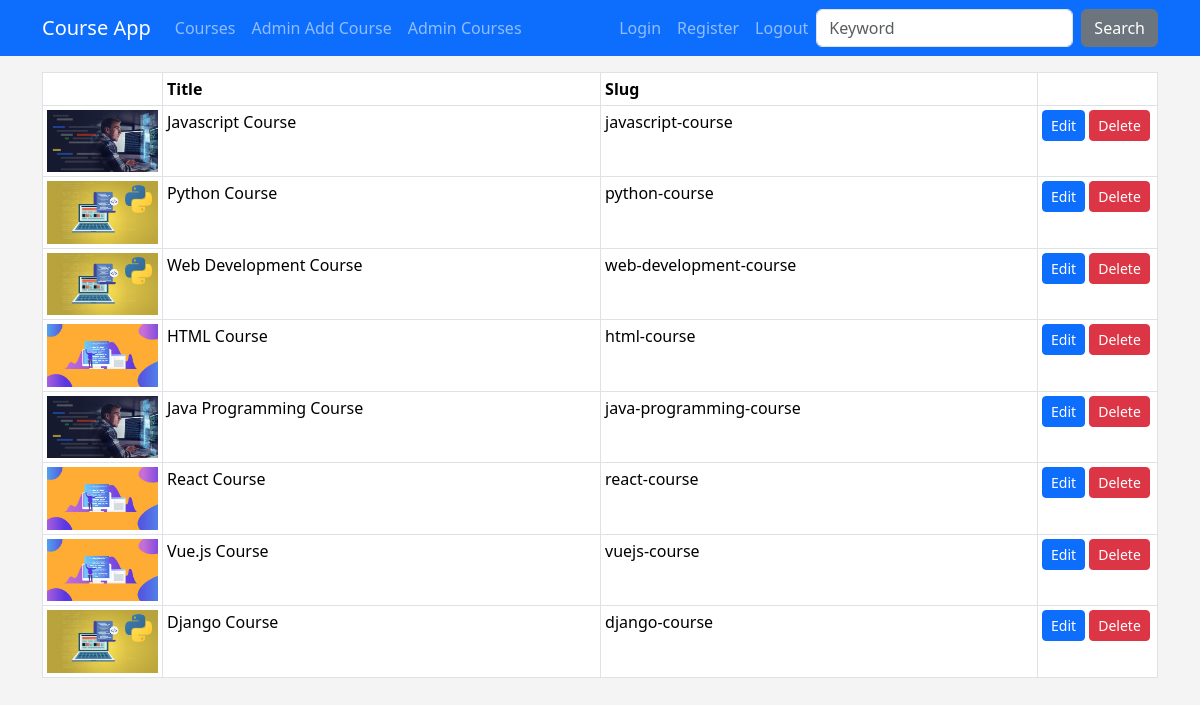
The app's page /courses/course-list with its own data.
### courses/models.py (models this page shows, shortened)
class Course(models.Model):
    title = models.CharField(max_length=50)
    description = models.TextField()
    image = models.ImageField(upload_to="images", default="")
    date = models.DateField(auto_now=True)
    isActive = models.BooleanField(default=False)
    isHome = models.BooleanField(default=False)
    slug = models.SlugField(default="",blank=True, null=False, unique=True, db_index=True)
    categories = models.ManyToManyField(Category)

### courses/views.py (the view)
# urls.py: path('course-list', views.course_list, name="course_list"),
def course_list(request):
    courses = Course.objects.all()
    return render(request, "courses/course-list.html", {'courses': courses,})

### courses/templates/courses/course-list.html (shortened to what this page needs)
{% extends "layout.html" %}
{% load static %}
{% block css_files %}
    <link rel="stylesheet" href="{% static "courses/css/style.css" %}">
{% endblock %}
{% block content %}
    <section>
        <div class="container mt-3">
            <div class="row">
                <div class="col-12">
                    <table class="table table-sm table-bordered">
                        <thead>
                            <tr>
                                <th style="width: 120px;"></th>
                                <th>Title</th>
                                <th>Slug</th>
                                <th style="width: 120px;"></th>
                            </tr>
                        </thead>
                        <tbody>
                            {% for course in courses %}
                                <tr>
                                    <td><img src="{{ course.image.url }}" class="img-fluid"></td>
                                    <td>{{ course.title }}</td>
                                    <td>{{ course.slug }}</td>
                                    <td>
                                        <a href="{% url "course_edit" course.id %}" class="btn btn-primary btn-sm">Edit</a>
                                        <a href="{% url "course_delete" course.id %}" class="btn btn-danger btn-sm">Delete</a>
                                    </td>
                                </tr>
                            {% endfor %}
                        </tbody>
                    </table>
                </div>
            </div>
        </div>
    </section>
{% endblock content %}

### templates/layout.html (shortened to what this page needs)
<!DOCTYPE html>
{% load static %}
<html lang="en">
<head>
    <link href="{% static "css/bootstrap.min.css" %}" rel="stylesheet">
    {% block css_files %}{% endblock css_files %}
</head>
<body>
    {% include "partials/_nav.html" %}
    {% block content %}{% endblock content %}
</body>
</html>

### templates/partials/_nav.html (shortened to what this page needs)
<nav class="navbar navbar-expand-lg bg-primary navbar-dark">
    <div class="container">
        <a href="{% url "index" %}" class="navbar-brand">Course App</a>
        <div class="collapse navbar-collapse" id="navbar">
            <ul class="navbar-nav me-auto">
                <li class="nav-item">
                    <a href="{% url "index" %}" class="nav-link">Courses</a>
                </li>
                <li class="nav-item">
                    <a href="{% url "create_course" %}" class="nav-link">Admin Add Course</a>
                </li>
                <li class="nav-item">
                    <a href="{% url "course_list" %}" class="nav-link">Admin Courses</a>
                </li>
            </ul>
            <ul class="navbar-nav me-0">
                <li class="nav-item">
                    <a href="{% url "user_login" %}" class="nav-link">Login</a>
                </li>
                <li class="nav-item">
                    <a href="{% url "user_register" %}" class="nav-link">Register</a>
                </li>
                <li class="nav-item">
                    <a href="{% url "user_logout" %}" class="nav-link">Logout</a>
                </li>
            </ul>
            <form class="d-flex" action="{% url "search" %}">
                <input class="form-control me-2" type="text" name="q" placeholder="Keyword">
                <button class="btn btn-secondary" type="submit">Search</button>
            </form>
    </div>
    </div>
</nav>

### courses/static/courses/css/style.css (style rules this page uses)
body { background-color: #F4F4F4; }

### records on screen
Course: image (picture), title "Javascript Course", slug "javascript-course"
Course: image (picture), title "Python Course", slug "python-course"
Course: image (picture), title "Web Development Course", slug "web-development-course"
Course: image (picture), title "HTML Course", slug "html-course"
Course: image (picture), title "Java Programming Course", slug "java-programming-course"
Course: image (picture), title "React Course", slug "react-course"
Course: image (picture), title "Vue.js Course", slug "vuejs-course"
Course: image (picture), title "Django Course", slug "django-course"
